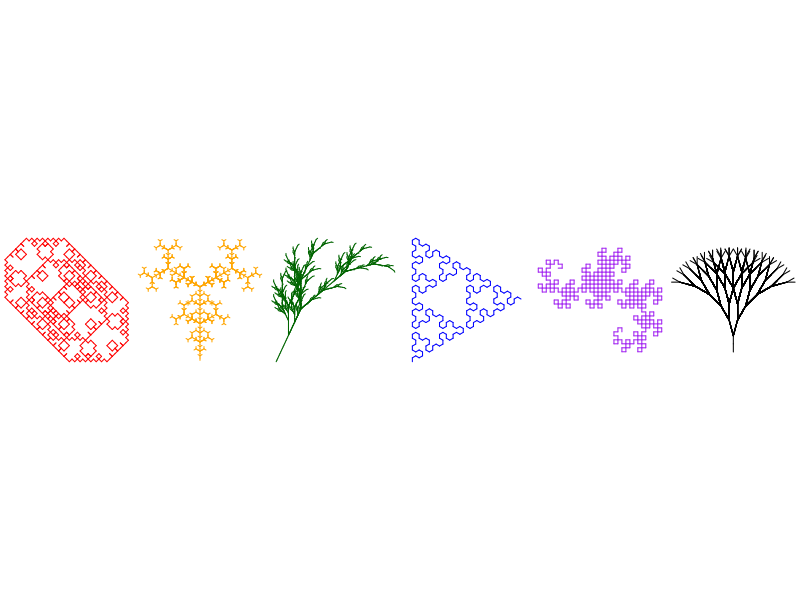
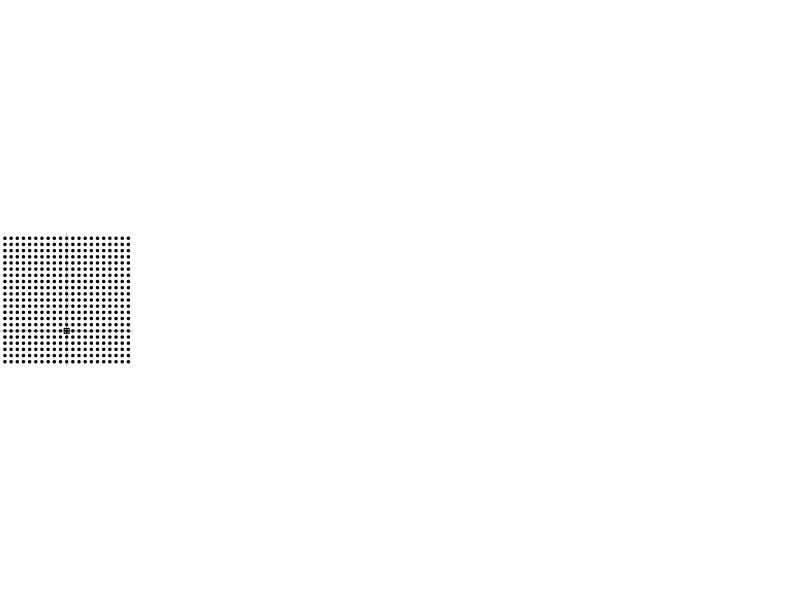

Here is the R script that generated these plots, in order: (Note: this script raises an error after producing the figures.)
## ---- chunk 1

getstr = function(start="A",
                  rules=list("A"="A[+A][-A]b","b"="[+C][-C]","C"="CC"),
                  n=10){
    st = start
    for(jj in 1:n){
        st2 = ""
        for(i in 1:nchar(st)){
            ch = substr(st,i,i)
            # cn = as.integer(charToRaw(ch))
            if(!is.null(rules[[ch]])){
                st2 = paste0(st2,rules[[ch]],collapse="")
            } else {
                st2 = paste0(st2,ch,collapse="")
            }
        }
        st = st2
    }
    return(st)
}

getxyc = function(string="AA+AA+AA+A+A",angle=pi/2,angle_initial=pi/2,col="blue"){
    switch = 1
    d = angle_initial
    x = 0
    y = 0
    xl = c(x)
    yl = c(y)
    cols = numeric()
    dsave = numeric()
    xsave = numeric()
    ysave = numeric()
    for(i in 1:nchar(string)){
        ch = substr(string,i,i)
        cn = as.integer(charToRaw(ch))
        if(cn>=as.integer(charToRaw("A")) && cn<=as.integer(charToRaw("L"))){
            cols = c(cols,col)
            x = x+cos(d)
            y = y+sin(d)
            xl = c(xl,x)
            yl = c(yl,y)
        }
        if(cn>=as.integer(charToRaw("M")) && cn<=as.integer(charToRaw("Z"))){
            cols = c(cols,"NA")
            x = x+cos(d)
            y = y+sin(d)
            xl = c(xl,x)
            yl = c(yl,y)
        }
        if(cn==as.integer(charToRaw("["))){
            dsave = c(dsave,d)
            xsave = c(xsave,x)
            ysave = c(ysave,y)
        }
        if(cn==as.integer(charToRaw("]"))){
            cols = c(cols,"NA")
            x = xsave[length(xsave)]
            y = ysave[length(ysave)]
            d = dsave[length(dsave)]
            if(length(xsave)>1){
                xsave = xsave[1:(length(xsave)-1)]
                ysave = ysave[1:(length(ysave)-1)]
                dsave = dsave[1:(length(dsave)-1)]
            } else {
                xsave = numeric()
                ysave = numeric()
                dsave = numeric()
            }
            xl = c(xl,x)
            yl = c(yl,y)
        }
        if(cn==as.integer(charToRaw("-"))){
            d = d-angle
        }
        if(cn==as.integer(charToRaw("+"))){
            d = d+angle
        }
        if(cn==as.integer(charToRaw("."))){
            switch = switch*(-1)
        }
    }
    
    xwid = max(xl)-min(xl)
    ywid = max(yl)-min(yl)
    xmid = (max(xl)+min(xl))/2
    ymid = (max(yl)+min(yl))/2
    wid = max(c(xwid,ywid))
    x2 = (xl-xmid)/wid*2
    y2 = (yl-ymid)/wid*2
    return(list(x2,y2,cols))
}

makeplot = function(xyc,lwd=1){
    x = xyc[[1]]
    y = xyc[[2]]
    c = xyc[[3]]
    plot(0,0,"n",xlim=c(-1,1),ylim=c(-1,1),axes=F,ann=F)
    # lines(x2,y2)
    for(i in 2:length(x)){
        lines(c(x[i-1],x[i]),c(y[i-1],y[i]),col=c[i-1])
    }
}
## ---- chunk 2
minus = 1
par(mfrow=c(1,6),mar=c(0,0,0,0),oma=c(0,0,0,0),pty="s")

start = c("A")
rules = list("A"="B-C-B-C-",
             "B"="B+B-",
             "C"="B")
s = getstr(start,rules,10-minus)
xyc = getxyc(s,pi/2,angle_initial=3*pi/4,col="red")
makeplot(xyc,lwd=0.3)

start = c("A")
rules = list("A"="AA[+A][-A]")
s = getstr(start,rules,n=6-minus)
xyc = getxyc(s,pi/3,angle_initial=pi/2,col="orange")
makeplot(xyc,lwd=0.3)

start = c("-x")
rules = list("x"="F+[[x]-x]-F[-Fx]+x",
             "F"="FF")
s = getstr(start,rules,n=6-minus)
xyc = getxyc(s,25/180*pi,angle_initial=pi/2,col="darkgreen")
makeplot(xyc,lwd=0.3)

start = c("A")
rules = list("A"="B-A-B",
             "B"="A+B+A")
s = getstr(start,rules,n=6-minus)
xyc = getxyc(s,pi/3,angle_initial=pi/2,col="blue")
makeplot(xyc,lwd=0.3)

start = c("F")
rules = list("F"="F+G",
             "G"="F-G")
s = getstr(start,rules,n=10-minus)
xyc = getxyc(s,pi/2,angle_initial=pi/2,col="purple")
makeplot(xyc,lwd=0.3)

start = c("A")
rules = list("A"="AB",
             "B"="[-A][+A]")
s = getstr(start,rules,n=13-minus)
xyc = getxyc(s,pi/12,angle_initial=pi/2,col="black")
makeplot(xyc,lwd=0.3)
## ---- chunk 3

cat("\\color{red}\n```
    0. A\n
    1. -B\n
    2. --AB\n
    3. ---B-AB\n
    4. ----AB--B-AB
```\n\\color{black}")

## ---- chunk 4
start = c("F")
rules = list("F"="FF[+F-F][-F+F]xF",
             "X"="XX")
# rules = list("F"="FX-XF",
#              "X"="F+F[-FF]")
s = getstr(start,rules,n=2)
s1 = substr(s,1,50)
s2 = substr(s,51,100)
s3 = substr(s,101,nchar(s))

getxyd = function(string="AA+AA+AA+A+A",angle=pi/2,angle_initial=pi/2,col="blue"){
    switch = 1
    d = angle_initial
    x = 0
    y = 0
    xl = c(x)
    yl = c(y)
    cols = numeric()
    dsave = numeric()
    xsave = numeric()
    ysave = numeric()
    for(i in 1:nchar(string)){
        ch = substr(string,i,i)
        cn = as.integer(charToRaw(ch))
        if(cn>=as.integer(charToRaw("A")) && cn<=as.integer(charToRaw("L"))){
            cols = c(cols,col)
            x = x+cos(d)
            y = y+sin(d)
            xl = c(xl,x)
            yl = c(yl,y)
        }
        if(cn>=as.integer(charToRaw("M")) && cn<=as.integer(charToRaw("Z"))){
            cols = c(cols,"NA")
            x = x+cos(d)
            y = y+sin(d)
            xl = c(xl,x)
            yl = c(yl,y)
        }
        if(cn==as.integer(charToRaw("["))){
            dsave = c(dsave,d)
            xsave = c(xsave,x)
            ysave = c(ysave,y)
        }
        if(cn==as.integer(charToRaw("]"))){
            cols = c(cols,"NA")
            x = xsave[length(xsave)]
            y = ysave[length(ysave)]
            d = dsave[length(dsave)]
            if(length(xsave)>1){
                xsave = xsave[1:(length(xsave)-1)]
                ysave = ysave[1:(length(ysave)-1)]
                dsave = dsave[1:(length(dsave)-1)]
            } else {
                xsave = numeric()
                ysave = numeric()
                dsave = numeric()
            }
            xl = c(xl,x)
            yl = c(yl,y)
        }
        if(cn==as.integer(charToRaw("-"))){
            d = d-angle
        }
        if(cn==as.integer(charToRaw("+"))){
            d = d+angle
        }
        if(cn==as.integer(charToRaw("."))){
            switch = switch*(-1)
        }
    }
    return(list(xl,yl,cols))
}

## ---- chunk 5
par(mar=c(0,0,0,0),oma=c(0,0,0,0))
plot(0,0,"n",axes=F,ann=F,xlim=c(-10,10),ylim=c(-5,15))
abline(h=0,col="grey")
abline(v=0,col="grey")
for(i in -10:10){
    for(j in -5:15){
        points(i,j,pch=19,cex=0.5)
    }
}
points(0,0,pch=12)

if(params$showsol){
    s = gsub("x","X",s,fixed=T)
    xyd = getxyd(s,angle=pi/2,col = "red")
    x = xyd[[1]]
    y = xyd[[2]]
    c = xyd[[3]]
    # lines(x2,y2)
    for(i in 2:length(x)){
        lines(c(x[i-1],x[i]),c(y[i-1],y[i]),col=c[i-1],lwd=3)
    }
}
